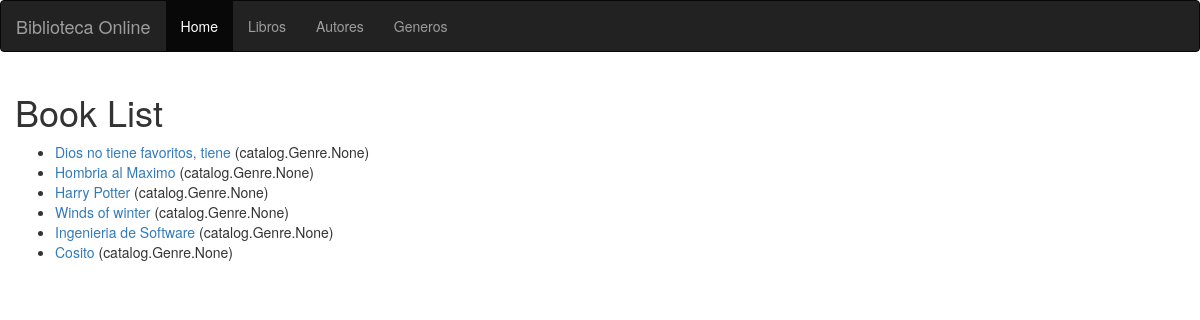
Screenshot of /catalog/libros with the database file from the repository.
### catalog/models.py (models this page shows, shortened)
class Book(models.Model):
    title = models.CharField(max_length=30, help_text="Titulo del Libro")
    summary = models.TextField(max_length=40, help_text="Resumen del Libro")
    imprint = models.CharField(max_length=20)
    isbn = models.CharField('ISBN', max_length=13)
    author = models.ManyToManyField(Author)
    genre = models.ManyToManyField(Genre)
    language = models.ForeignKey(Language, on_delete=models.PROTECT)
    def get_absolute_url(self):
        return reverse('book-detail', args=[str(self.id)])

### catalog/views.py (the view)
# urls.py: path('libros', views.ListaLibros.as_view(), name='libros'),
class ListaLibros(generic.ListView):
    model = Book

### catalog/templates/catalog/book_list.html
{% extends "base.html" %}
{% block content %}
    <h1>Book List</h1>
    {% if book_list %}
    <ul>
      {% for book in book_list %}
      <li>
        <a href="{{ book.get_absolute_url }}">{{ book.title }}</a> ({{book.genre}})
      </li>
      {% endfor %}
    </ul>
    {% else %}
      <p>There are no books in the library.</p>
    {% endif %}
{% endblock %}

### catalog/templates/base.html (shortened to what this page needs)
<!DOCTYPE html>
<html lang="en">
<head>
    <link rel="stylesheet" href="https://maxcdn.bootstrapcdn.com/bootstrap/3.3.7/css/bootstrap.min.css">
</head>
<body>
<div class="container-fluid">
    <div class="row">
      <div class="col-sm-16">
      {% block sidebar %}
        <nav class="navbar navbar-inverse">
          <div class="container-fluid">
            <div class="navbar-header">
              <a class="navbar-brand" href="#">Biblioteca Online</a>
            </div>
            <ul class="nav navbar-nav">
              <li class="active"><a href="{% url 'index' %}">Home</a></li>
              <li><a href="{% url 'libros' %}">Libros</a></li>
              <li><a href="{% url 'autores' %}">Autores</a></li>
              <li><a href="{% url 'generos' %}">Generos</a></li>
            </ul>
          </div>
        </nav>
     {% endblock %}
      </div>
      <div class="col-sm-12 ">
      {% block content %}{% endblock %}
      </div>
    </div>
</div>
</body>
</html>

### rows the page displays
Book: title "Dios no tiene favoritos, tiene", genre "catalog.Genre.None"
Book: title "Hombria al Maximo", genre "catalog.Genre.None"
Book: title "Harry Potter", genre "catalog.Genre.None"
Book: title "Winds of winter", genre "catalog.Genre.None"
Book: title "Ingenieria de Software", genre "catalog.Genre.None"
Book: title "Cosito", genre "catalog.Genre.None"
